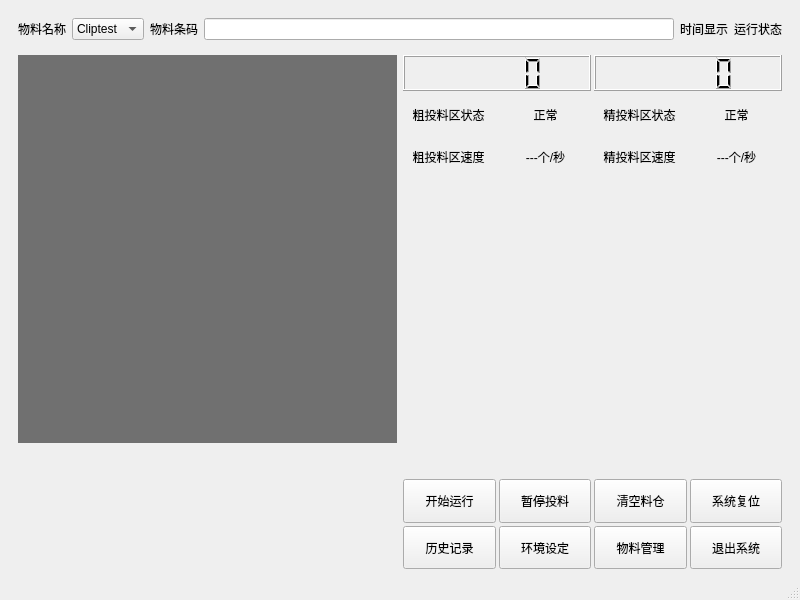
<?xml version="1.0" encoding="UTF-8"?>
<ui version="4.0">
 <class>MainWindow</class>
 <widget class="QMainWindow" name="MainWindow">
  <property name="geometry">
   <rect>
    <x>0</x>
    <y>0</y>
    <width>800</width>
    <height>600</height>
   </rect>
  </property>
  <property name="windowTitle">
   <string>MainWindow</string>
  </property>
  <widget class="QWidget" name="centralwidget">
   <layout class="QVBoxLayout" name="verticalLayout">
    <item>
     <widget class="QWidget" name="top_widget" native="true">
      <property name="maximumSize">
       <size>
        <width>16777215</width>
        <height>40</height>
       </size>
      </property>
      <layout class="QHBoxLayout" name="horizontalLayout_10">
       <item>
        <widget class="QLabel" name="label">
         <property name="text">
          <string>物料名称</string>
         </property>
        </widget>
       </item>
       <item>
        <widget class="QComboBox" name="comboBox">
         <item>
          <property name="text">
           <string>Cliptest</string>
          </property>
         </item>
        </widget>
       </item>
       <item>
        <widget class="QLabel" name="label_2">
         <property name="text">
          <string>物料条码</string>
         </property>
        </widget>
       </item>
       <item>
        <widget class="QLineEdit" name="lineEdit"/>
       </item>
       <item>
        <widget class="QLabel" name="label_3">
         <property name="text">
          <string>时间显示</string>
         </property>
        </widget>
       </item>
       <item>
        <widget class="QLabel" name="label_12">
         <property name="text">
          <string>运行状态</string>
         </property>
        </widget>
       </item>
      </layout>
     </widget>
    </item>
    <item>
     <widget class="QWidget" name="widget_2" native="true">
      <layout class="QHBoxLayout" name="horizontalLayout">
       <property name="topMargin">
        <number>0</number>
       </property>
       <property name="bottomMargin">
        <number>0</number>
       </property>
       <item>
        <widget class="QWidget" name="widget_3" native="true">
         <layout class="QVBoxLayout" name="verticalLayout_3">
          <property name="leftMargin">
           <number>0</number>
          </property>
          <property name="topMargin">
           <number>0</number>
          </property>
          <property name="rightMargin">
           <number>0</number>
          </property>
          <property name="bottomMargin">
           <number>0</number>
          </property>
          <item>
           <widget class="QWidget" name="image_widget" native="true">
            <property name="styleSheet">
             <string notr="true">background-color: rgb(112, 112, 112);</string>
            </property>
           </widget>
          </item>
          <item>
           <widget class="QWidget" name="widget_9" native="true">
            <property name="maximumSize">
             <size>
              <width>16777215</width>
              <height>120</height>
             </size>
            </property>
           </widget>
          </item>
         </layout>
        </widget>
       </item>
       <item>
        <widget class="QWidget" name="right_widget" native="true">
         <layout class="QVBoxLayout" name="verticalLayout_2">
          <property name="spacing">
           <number>3</number>
          </property>
          <property name="leftMargin">
           <number>0</number>
          </property>
          <property name="topMargin">
           <number>0</number>
          </property>
          <property name="rightMargin">
           <number>0</number>
          </property>
          <property name="bottomMargin">
           <number>0</number>
          </property>
          <item>
           <widget class="QWidget" name="widget_5" native="true">
            <property name="maximumSize">
             <size>
              <width>16777215</width>
              <height>120</height>
             </size>
            </property>
            <layout class="QHBoxLayout" name="horizontalLayout_4">
             <property name="spacing">
              <number>3</number>
             </property>
             <property name="leftMargin">
              <number>0</number>
             </property>
             <property name="topMargin">
              <number>0</number>
             </property>
             <property name="rightMargin">
              <number>0</number>
             </property>
             <property name="bottomMargin">
              <number>0</number>
             </property>
             <item>
              <widget class="QWidget" name="widget_10" native="true">
               <layout class="QVBoxLayout" name="verticalLayout_5">
                <property name="leftMargin">
                 <number>0</number>
                </property>
                <property name="topMargin">
                 <number>0</number>
                </property>
                <property name="rightMargin">
                 <number>0</number>
                </property>
                <property name="bottomMargin">
                 <number>0</number>
                </property>
                <item>
                 <widget class="QLCDNumber" name="lcdNumber"/>
                </item>
                <item>
                 <layout class="QHBoxLayout" name="horizontalLayout_5">
                  <item>
                   <widget class="QLabel" name="label_5">
                    <property name="text">
                     <string>粗投料区状态</string>
                    </property>
                    <property name="alignment">
                     <set>Qt::AlignCenter</set>
                    </property>
                   </widget>
                  </item>
                  <item>
                   <widget class="QLabel" name="label_4">
                    <property name="text">
                     <string>正常</string>
                    </property>
                    <property name="alignment">
                     <set>Qt::AlignCenter</set>
                    </property>
                   </widget>
                  </item>
                 </layout>
                </item>
                <item>
                 <layout class="QHBoxLayout" name="horizontalLayout_7">
                  <item>
                   <widget class="QLabel" name="label_7">
                    <property name="text">
                     <string>粗投料区速度</string>
                    </property>
                    <property name="alignment">
                     <set>Qt::AlignCenter</set>
                    </property>
                   </widget>
                  </item>
                  <item>
                   <widget class="QLabel" name="label_6">
                    <property name="text">
                     <string>---个/秒</string>
                    </property>
                    <property name="alignment">
                     <set>Qt::AlignCenter</set>
                    </property>
                   </widget>
                  </item>
                 </layout>
                </item>
               </layout>
              </widget>
             </item>
             <item>
              <widget class="QWidget" name="widget_11" native="true">
               <widget class="QWidget" name="widget_12" native="true">
                <property name="geometry">
                 <rect>
                  <x>0</x>
                  <y>0</y>
                  <width>188</width>
                  <height>120</height>
                 </rect>
                </property>
                <layout class="QVBoxLayout" name="verticalLayout_6">
                 <property name="leftMargin">
                  <number>0</number>
                 </property>
                 <property name="topMargin">
                  <number>0</number>
                 </property>
                 <property name="rightMargin">
                  <number>0</number>
                 </property>
                 <property name="bottomMargin">
                  <number>0</number>
                 </property>
                 <item>
                  <widget class="QLCDNumber" name="lcdNumber_2"/>
                 </item>
                 <item>
                  <layout class="QHBoxLayout" name="horizontalLayout_8">
                   <item>
                    <widget class="QLabel" name="label_8">
                     <property name="text">
                      <string>精投料区状态</string>
                     </property>
                     <property name="alignment">
                      <set>Qt::AlignCenter</set>
                     </property>
                    </widget>
                   </item>
                   <item>
                    <widget class="QLabel" name="label_9">
                     <property name="text">
                      <string>正常</string>
                     </property>
                     <property name="alignment">
                      <set>Qt::AlignCenter</set>
                     </property>
                    </widget>
                   </item>
                  </layout>
                 </item>
                 <item>
                  <layout class="QHBoxLayout" name="horizontalLayout_9">
                   <item>
                    <widget class="QLabel" name="label_10">
                     <property name="text">
                      <string>精投料区速度</string>
                     </property>
                     <property name="alignment">
                      <set>Qt::AlignCenter</set>
                     </property>
                    </widget>
                   </item>
                   <item>
                    <widget class="QLabel" name="label_11">
                     <property name="text">
                      <string>---个/秒</string>
                     </property>
                     <property name="alignment">
                      <set>Qt::AlignCenter</set>
                     </property>
                    </widget>
                   </item>
                  </layout>
                 </item>
                </layout>
               </widget>
              </widget>
             </item>
            </layout>
           </widget>
          </item>
          <item>
           <widget class="QWidget" name="widget_6" native="true"/>
          </item>
          <item>
           <widget class="QWidget" name="widget_7" native="true">
            <property name="maximumSize">
             <size>
              <width>16777215</width>
              <height>90</height>
             </size>
            </property>
            <layout class="QVBoxLayout" name="verticalLayout_4">
             <property name="spacing">
              <number>3</number>
             </property>
             <property name="leftMargin">
              <number>0</number>
             </property>
             <property name="topMargin">
              <number>0</number>
             </property>
             <property name="rightMargin">
              <number>0</number>
             </property>
             <property name="bottomMargin">
              <number>0</number>
             </property>
             <item>
              <layout class="QHBoxLayout" name="horizontalLayout_2">
               <item>
                <widget class="QPushButton" name="start_Btn">
                 <property name="sizePolicy">
                  <sizepolicy hsizetype="Minimum" vsizetype="Preferred">
                   <horstretch>0</horstretch>
                   <verstretch>0</verstretch>
                  </sizepolicy>
                 </property>
                 <property name="text">
                  <string>开始运行</string>
                 </property>
                </widget>
               </item>
               <item>
                <widget class="QPushButton" name="pushButton_3">
                 <property name="sizePolicy">
                  <sizepolicy hsizetype="Minimum" vsizetype="Preferred">
                   <horstretch>0</horstretch>
                   <verstretch>0</verstretch>
                  </sizepolicy>
                 </property>
                 <property name="text">
                  <string>暂停投料</string>
                 </property>
                </widget>
               </item>
               <item>
                <widget class="QPushButton" name="pushButton_4">
                 <property name="sizePolicy">
                  <sizepolicy hsizetype="Minimum" vsizetype="Preferred">
                   <horstretch>0</horstretch>
                   <verstretch>0</verstretch>
                  </sizepolicy>
                 </property>
                 <property name="text">
                  <string>清空料仓</string>
                 </property>
                </widget>
               </item>
               <item>
                <widget class="QPushButton" name="pushButton">
                 <property name="sizePolicy">
                  <sizepolicy hsizetype="Minimum" vsizetype="Preferred">
                   <horstretch>0</horstretch>
                   <verstretch>0</verstretch>
                  </sizepolicy>
                 </property>
                 <property name="text">
                  <string>系统复位</string>
                 </property>
                </widget>
               </item>
              </layout>
             </item>
             <item>
              <layout class="QHBoxLayout" name="horizontalLayout_3">
               <item>
                <widget class="QPushButton" name="pushButton_6">
                 <property name="sizePolicy">
                  <sizepolicy hsizetype="Minimum" vsizetype="Preferred">
                   <horstretch>0</horstretch>
                   <verstretch>0</verstretch>
                  </sizepolicy>
                 </property>
                 <property name="text">
                  <string>历史记录</string>
                 </property>
                </widget>
               </item>
               <item>
                <widget class="QPushButton" name="pushButton_7">
                 <property name="sizePolicy">
                  <sizepolicy hsizetype="Minimum" vsizetype="Preferred">
                   <horstretch>0</horstretch>
                   <verstretch>0</verstretch>
                  </sizepolicy>
                 </property>
                 <property name="text">
                  <string>环境设定</string>
                 </property>
                </widget>
               </item>
               <item>
                <widget class="QPushButton" name="pushButton_8">
                 <property name="sizePolicy">
                  <sizepolicy hsizetype="Minimum" vsizetype="Preferred">
                   <horstretch>0</horstretch>
                   <verstretch>0</verstretch>
                  </sizepolicy>
                 </property>
                 <property name="text">
                  <string>物料管理</string>
                 </property>
                </widget>
               </item>
               <item>
                <widget class="QPushButton" name="pushButton_5">
                 <property name="sizePolicy">
                  <sizepolicy hsizetype="Minimum" vsizetype="Preferred">
                   <horstretch>0</horstretch>
                   <verstretch>0</verstretch>
                  </sizepolicy>
                 </property>
                 <property name="text">
                  <string>退出系统</string>
                 </property>
                </widget>
               </item>
              </layout>
             </item>
            </layout>
           </widget>
          </item>
         </layout>
        </widget>
       </item>
      </layout>
     </widget>
    </item>
   </layout>
  </widget>
  <widget class="QMenuBar" name="menubar">
   <property name="geometry">
    <rect>
     <x>0</x>
     <y>0</y>
     <width>800</width>
     <height>23</height>
    </rect>
   </property>
  </widget>
  <widget class="QStatusBar" name="statusbar"/>
 </widget>
 <resources/>
 <connections/>
</ui>
